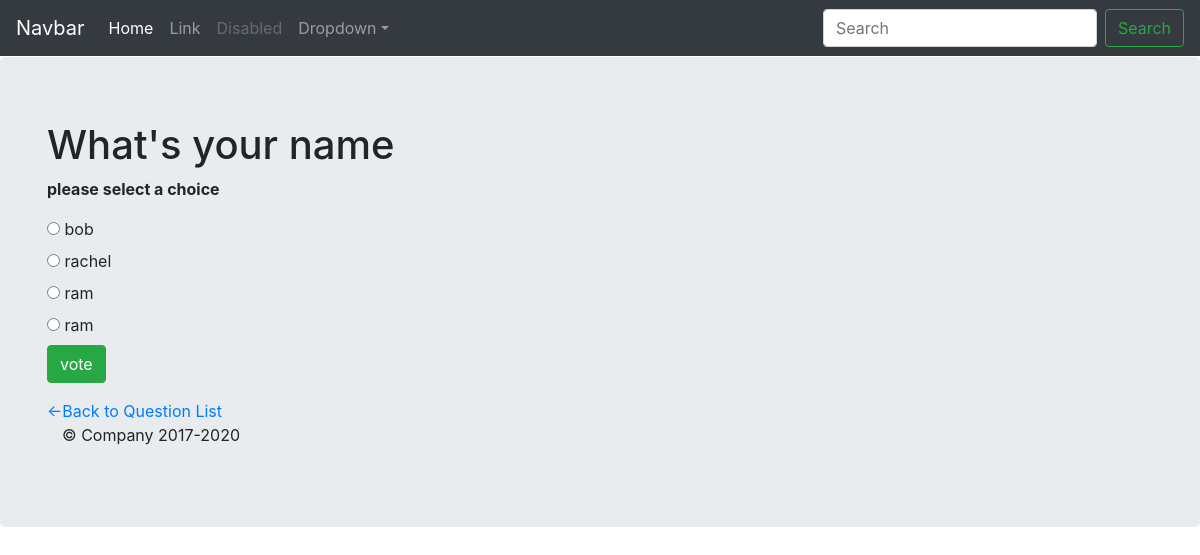
Page /basicapp/1/vote/ on the committed database.
### basicapp/models.py (models this page shows, shortened)
class Question(models.Model):
    question_text = models.CharField(max_length=200)
    pub_date = models.DateTimeField('date published')

class Choice(models.Model):
    choice_text = models.CharField(max_length=200)
    votes = models.IntegerField(default=0)
    question = models.ForeignKey(Question, on_delete=models.CASCADE)

### basicapp/views.py (the view)
# urls.py: path('<question_id>/vote/', views.vote, name='vote'),
def vote(request, question_id):
    question = get_object_or_404(Question, pk=question_id)
    try:
        selected_choice = question.choice_set.get(pk = request.POST['choice'])
    except:
        return render(request, 'basicapp/detail.html', {'question': question, 'error_message' : "please select a choice"})
    else:
        selected_choice.votes += 1
        selected_choice.save()
        return HttpResponseRedirect(reverse('basicapp:results', args=(question.id,)))

### basicapp/templates/basicapp/detail.html (shortened to what this page needs)
{% extends 'basicapp/base.html' %}
{% block main_content %}
<h1> {{question.question_text}}</h1>
{% if error_message %} <p><strong> {{error_message}}</strong></p>{% endif %}
<form action = "{% url 'basicapp:vote' question.id %}" method="post">
    {% for choice in question.choice_set.all %}
        <input type="radio" name="choice" id="choice{{forloop.counter}}" value="{{choice.id}}"/>
        <label for="choice{{forloop.counter}}"> {{choice.choice_text}} </label> <br>
    {% endfor %}
    <input type="submit" class = "btn btn-success" value="vote"/>
</form>
<a href="{% url 'basicapp:index' %}"> <-Back to Question List </a>
{% endblock %}

### rows in the picture
Question: question_text "What's your name"
Choice: choice_text "bob"
Choice: choice_text "rachel"
Choice: choice_text "ram"
Choice: choice_text "ram"

### other values in the picture
{{ error_message }} "please select a choice"
